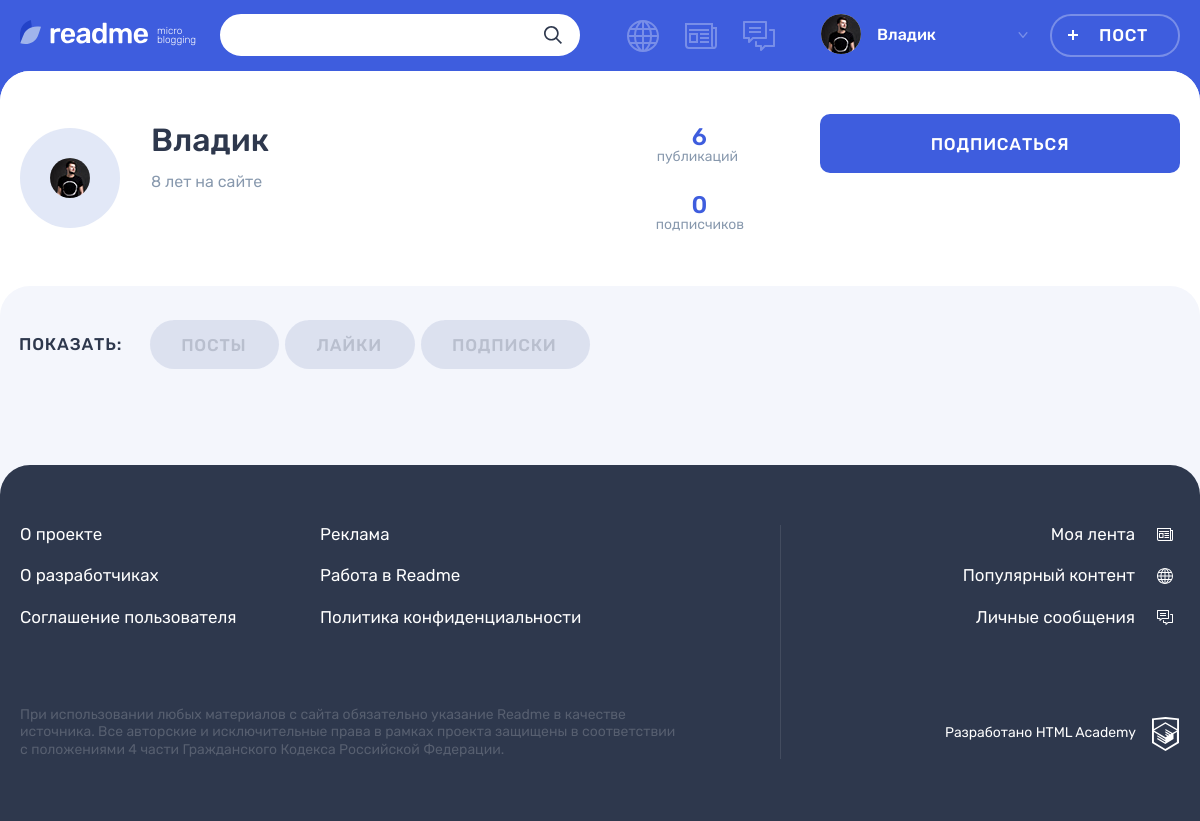
Screenshot of /profile.php?user=2 (signed in) with the database file from the repository.
### tables this page shows
CREATE TABLE IF NOT EXISTS `users` (
  `users_id` INT NOT NULL AUTO_INCREMENT,
  `registration_date` DATETIME NOT NULL,
  `email` VARCHAR(225) NOT NULL,
  `name` VARCHAR(225) NOT NULL,
  `password` VARCHAR(225) NOT NULL,
  `avatar` VARCHAR(225) NULL,
  `contact_info` VARCHAR(225) NULL,
  PRIMARY KEY (`users_id`),
  UNIQUE INDEX `idusers_UNIQUE` (`users_id` ASC),
  UNIQUE INDEX `email_UNIQUE` (`email` ASC));

CREATE TABLE IF NOT EXISTS `posts` (
  `posts_id` INT NOT NULL AUTO_INCREMENT,
  `post_date` DATETIME NOT NULL,
  `title` TEXT(120) NOT NULL,
  `content` TEXT NOT NULL,
  `quote_author` VARCHAR(225) NULL,
  `img_url` VARCHAR(225) NULL,
  `video_url` VARCHAR(225) NULL,
  `users_site_url` VARCHAR(225) NULL,
  `number_of_views` INT NOT NULL DEFAULT 0,
  `users_id` INT NOT NULL,
  `content_types_id` INT NOT NULL,
  `isrepost` INT DEFAULT 0,
  `user_author_id` INT DEFAULT 0,
  `post_origin_id` INT DEFAULT 0,
  PRIMARY KEY (`posts_id`),
  INDEX `id_UNIQUE` (`posts_id` ASC),
  INDEX `users_to_posts_idx` (`users_id` ASC),
  INDEX `fk_posts_content_types1_idx` (`content_types_id` ASC),
  FULLTEXT INDEX `posts_search` (`title`, `content`),
  CONSTRAINT `users_to_posts`
    FOREIGN KEY (`users_id`)
    REFERENCES `users` (`users_id`)
    ON DELETE NO ACTION
    ON UPDATE NO ACTION,
  CONSTRAINT `posts_to_content_types`
    FOREIGN KEY (`content_types_id`)
    REFERENCES `content_types` (`content_types_id`)
    ON DELETE NO ACTION
    ON UPDATE NO ACTION);

### templates/profile.php (the view, shortened to what the rows shown need)
<?php foreach ($user as $userData) ?>
<main class="page__main page__main--profile">
    <div class="profile profile--default">
        <div class="profile__user-wrapper">
            <div class="profile__user user container">
                <div class="profile__user-info user__info">
                    <div class="profile__avatar user__avatar">
                        <img class="profile__picture user__picture" src="<?= $userData['avatar'] ?>" alt="">
                    </div>
                    <div class="profile__name-wrapper user__name-wrapper">
                        <span class="profile__name user__name"><?= $userData['name'] ?></span>
                        <time class="profile__user-time user__time" datetime="<?= date('Y.m.d.',
                            strtotime($userData['registration_date'])) ?>"><?= showTimeGap($userData['registration_date']) . ' на сайте' ?></time>
                    </div>
                </div>
                <div class="profile__rating user__rating">
                    <p class="profile__rating-item user__rating-item user__rating-item--publications">
                        <span class="user__rating-amount"><?= $userDataPosts ?></span>
                        <span class="profile__rating-text user__rating-text">публикаций</span>
                    </p>
                </div>
            </div>
        </div>
    </div>
</main>

### templates/layout.php (shortened to what the rows shown need)
<!DOCTYPE html>
<html lang="ru">
<head>
    <link rel="stylesheet" href="css/main.css">
    <link rel="stylesheet" href="css/style.css">
</head>
<body class="page">
<header class="header">
    <div class="header__wrapper container">
        <div class="header__nav-wrapper">
            <nav class="header__nav">
                <?php
                if (isset($userSession['user-name'])) :
                    ?>
                    <ul class="header__my-nav">
                        <li class="header__my-page header__my-page--popular">
                            <a class="header__page-link<?= ($getBlock === 'pop') ? ' header__page-link--active' : '' ?>"
                               href="popular.php?block=pop&sort=pop&tab=all&page=1" title="Популярный контент">
                            </a>
                        </li>
                        <li class="header__my-page header__my-page--feed">
                            <a class="header__page-link<?= ($getBlock === 'feed') ? ' header__page-link--active' : '' ?>"
                               title="Моя лента" href="feed.php?block=feed&tab=all">
                            </a>
                        </li>
                        <li class="header__my-page header__my-page--messages">
                            <a class="header__page-link<?= ($getBlock === 'messages') ? ' header__page-link--active' : '' ?>" href="messages.php?block=messages" title="Личные сообщения">
                            </a>
                        </li>
                    </ul>
                    <ul class="header__user-nav">
                        <li class="header__profile">
                            <a class="header__profile-link" href="profile.php?user=<?= $userSession['user-id']?>&tab=posts">
                                <div class="header__avatar-wrapper">
                                    <img class="header__profile-avatar" src="<?= $userSession['user-ava'] ?>"
                                         alt="">
                                </div>
                                <div class="header__profile-name">
                                    <span><?= $userSession['user-name'] ?></span>
                                    <svg class="header__link-arrow" width="10" height="6">
                                        <use xlink:href="#icon-arrow-right-ad"></use>
                                    </svg>
                                </div>
                            </a>
                        </li>
                        <li>
                            <a class="header__post-button button button--transparent" href="add.php?tab=text">Пост</a>
                        </li>
                    </ul>
                <?php endif ?>
            </nav>
        </div>
    </div>
</header>
<?= $content ?>
</body>
</html>

### rows the page displays
users: avatar (picture), name "Владик", registration_date "8 лет"
posts: posts_id "6"

### other values shown
$userDataSubs "0"
